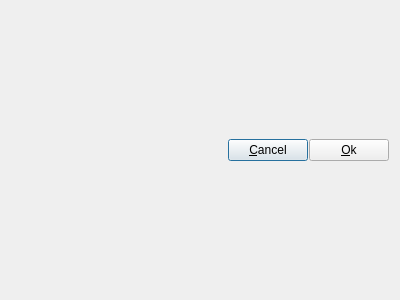
<?xml version="1.0" encoding="UTF-8"?>
<ui version="4.0">
 <class>VimDialog</class>
 <widget class="QDialog" name="VimDialog">
  <property name="geometry">
   <rect>
    <x>0</x>
    <y>0</y>
    <width>400</width>
    <height>300</height>
   </rect>
  </property>
  <property name="windowTitle">
   <string>Dialog</string>
  </property>
  <layout class="QVBoxLayout" name="verticalLayout_2" stretch="8,0">
   <property name="spacing">
    <number>1</number>
   </property>
   <item>
    <layout class="QVBoxLayout" name="mainBox"/>
   </item>
   <item>
    <layout class="QHBoxLayout" name="horizontalLayout">
     <property name="spacing">
      <number>1</number>
     </property>
     <item>
      <spacer name="horizontalSpacer">
       <property name="orientation">
        <enum>Qt::Horizontal</enum>
       </property>
       <property name="sizeHint" stdset="0">
        <size>
         <width>40</width>
         <height>20</height>
        </size>
       </property>
      </spacer>
     </item>
     <item>
      <widget class="QPushButton" name="cancelButton">
       <property name="text">
        <string>&amp;Cancel</string>
       </property>
      </widget>
     </item>
     <item>
      <widget class="QPushButton" name="okButton">
       <property name="text">
        <string>&amp;Ok</string>
       </property>
      </widget>
     </item>
    </layout>
   </item>
  </layout>
 </widget>
 <resources/>
 <connections/>
</ui>
